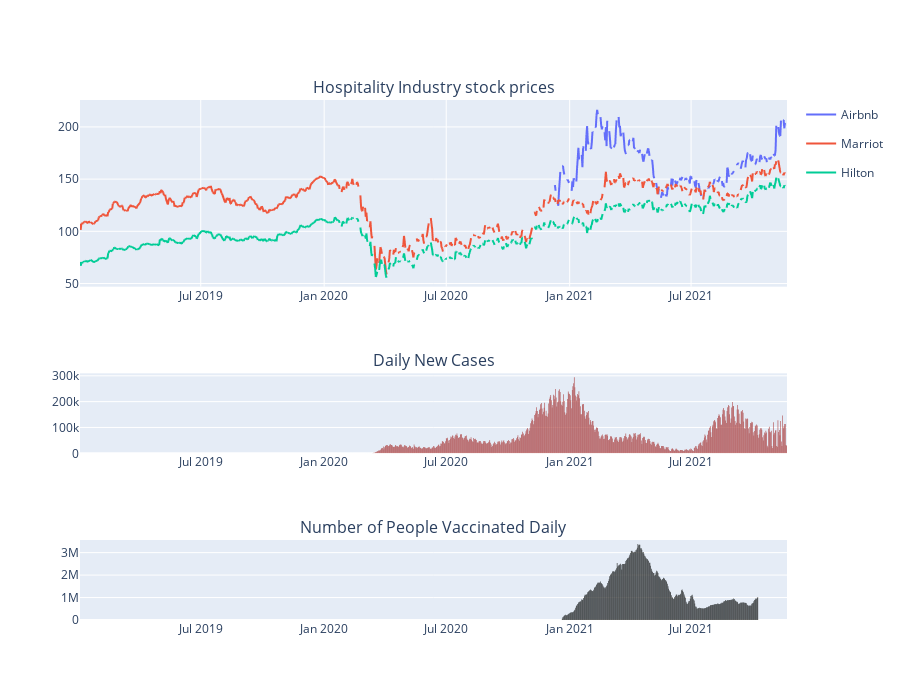

Here is the notebook cell this chart was saved with:
### Markdown cell above
### Hospitality Industry

### Code cell
industry = 'Hospitality'

fig = make_subplots(rows=3, cols=1, subplot_titles=(industry + ' Industry stock prices',  'Daily New Cases', 'Number of People Vaccinated Daily'), row_width=[0.3, 0.3, 0.7])

df_required = merged_data[['Date'] + dict_industry_to_stock[industry]]
df_temp = pd.melt(df_required, id_vars=['Date'], value_vars=dict_industry_to_stock[industry]).rename(columns={"variable": "Company", "value": "Stock Price"}).replace({"Company": dict_stock_to_company})

fig1 = px.line(df_temp, x="Date", y="Stock Price", color='Company', title="Stock price for " + str(industry) +  ' industry ')
fig2 = px.bar(merged_data, x="Date", y="Daily New Cases")
fig2.update_traces(marker_color="brown", marker_line_width = 0.05)
fig3 = px.bar(merged_data, x="Date", y='Number of People Vaccinated Daily')
fig3.update_traces(marker_color="black", marker_line_width = 0.05)

for tmp in fig1.data:
    fig.append_trace(tmp, row=1, col=1)
fig.append_trace(fig2.data[0], row=2, col=1)
fig.append_trace(fig3.data[0], row=3, col=1)


fig.update_layout(height=700, width=900)
fig.show()

### Figure 1 — Plotly figure (JSON) as saved in the notebook; plotly's stock layout.template omitted (floating-point values rounded to 4 significant figures; data arrays with more than 128 entries replaced by an {"elided": "..."} marker saying what was removed)
{"data": [{"hovertemplate": "Company=Airbnb<br>Date=%{x}<br>Stock Price=%{y}<extra></extra>", "legendgroup": "Airbnb", "line": {"color": "#636efa", "dash": "solid"}, "marker": {"symbol": "circle"}, "mode": "lines", "name": "Airbnb", "showlegend": true, "type": "scattergl", "x": {"elided": "935 str values"}, "xaxis": "x", "y": {"elided": "935 float values"}, "yaxis": "y"}, {"hovertemplate": "Company=Marriot<br>Date=%{x}<br>Stock Price=%{y}<extra></extra>", "legendgroup": "Marriot", "line": {"color": "#EF553B", "dash": "solid"}, "marker": {"symbol": "circle"}, "mode": "lines", "name": "Marriot", "showlegend": true, "type": "scattergl", "x": {"elided": "935 str values"}, "xaxis": "x", "y": {"elided": "935 float values"}, "yaxis": "y"}, {"hovertemplate": "Company=Hilton<br>Date=%{x}<br>Stock Price=%{y}<extra></extra>", "legendgroup": "Hilton", "line": {"color": "#00cc96", "dash": "solid"}, "marker": {"symbol": "circle"}, "mode": "lines", "name": "Hilton", "showlegend": true, "type": "scattergl", "x": {"elided": "935 str values"}, "xaxis": "x", "y": {"elided": "935 float values"}, "yaxis": "y"}, {"alignmentgroup": "True", "hovertemplate": "Date=%{x}<br>Daily New Cases=%{y}<extra></extra>", "legendgroup": "", "marker": {"color": "brown", "line": {"width": 0.05}, "pattern": {"shape": ""}}, "name": "", "offsetgroup": "", "orientation": "v", "showlegend": false, "textposition": "auto", "type": "bar", "x": {"elided": "935 str values"}, "xaxis": "x2", "y": {"elided": "935 int values"}, "yaxis": "y2"}, {"alignmentgroup": "True", "hovertemplate": "Date=%{x}<br>Number of People Vaccinated Daily=%{y}<extra></extra>", "legendgroup": "", "marker": {"color": "black", "line": {"width": 0.05}, "pattern": {"shape": ""}}, "name": "", "offsetgroup": "", "orientation": "v", "showlegend": false, "textposition": "auto", "type": "bar", "x": {"elided": "935 str values"}, "xaxis": "x3", "y": {"elided": "935 int values"}, "yaxis": "y3"}], "layout": {"annotations": [{"font": {"size": 16}, "showarrow": false, "text": "Hospitality Industry stock prices", "x": 0.5, "xanchor": "center", "xref": "paper", "y": 1.0, "yanchor": "bottom", "yref": "paper"}, {"font": {"size": 16}, "showarrow": false, "text": "Daily New Cases", "x": 0.5, "xanchor": "center", "xref": "paper", "y": 0.4744, "yanchor": "bottom", "yref": "paper"}, {"font": {"size": 16}, "showarrow": false, "text": "Number of People Vaccinated Daily", "x": 0.5, "xanchor": "center", "xref": "paper", "y": 0.1538, "yanchor": "bottom", "yref": "paper"}], "height": 700, "width": 900, "xaxis": {"anchor": "y", "domain": [0, 1]}, "xaxis2": {"anchor": "y2", "domain": [0, 1]}, "xaxis3": {"anchor": "y3", "domain": [0, 1]}, "yaxis": {"anchor": "x", "domain": [0.641, 1]}, "yaxis2": {"anchor": "x2", "domain": [0.3205, 0.4744]}, "yaxis3": {"anchor": "x3", "domain": [0, 0.1538]}}}
